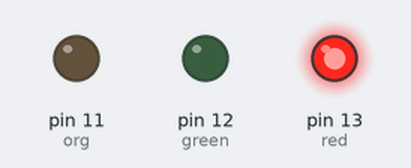
Bench run of a sketch on a simulated Arduino Uno, built with avr-gcc and run on an emulated ATmega328P. Shown: output pins drawn as LEDs (lit = HIGH).

Above: at 0.5 s.
At 2.2 s:
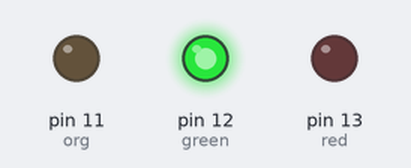
At 4.2 s:
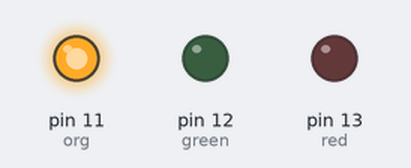
At 8.5 s:
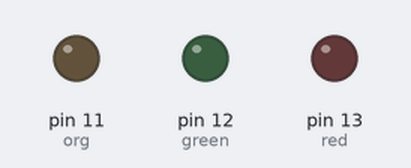
Timing chart, 0 to 9.1 s (numbered marks = the images above):
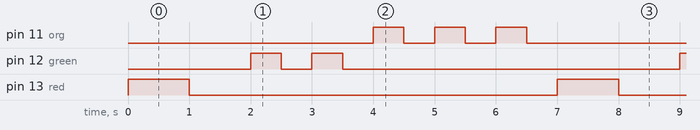

Measured:
- by itself, pin 11 (org): repeats every 7.0 s: 2 × (LOW 0.50 s, HIGH 0.50 s), LOW 4.5 s, HIGH 0.50 s
- by itself, pin 12 (green): repeats every 7.0 s: LOW 0.50 s, HIGH 0.50 s, LOW 5.5 s, HIGH 0.50 s
- by itself, pin 13 (red): alternates HIGH for 1.0 s and LOW for 6.0 s

The sketch:

blinking-multiple-led.ino
```cpp
/*
  This program blinks LED connection to the pin number 13, 12, and 11
*/
int red = 13;
int green =12;
int org = 11;
void setup()
{
  pinMode(red, OUTPUT);
  pinMode(green, OUTPUT);
  pinMode(org, OUTPUT);
}
void loop()
{
 // the first LED is made to blink one time
  digitalWrite(red, HIGH);
  delay(1000); // delay time in milliseconds
  digitalWrite(red, LOW);
  delay(1000);
  // the second LED will blink two times
  digitalWrite(green,  HIGH);
  delay(500); // the duration is 0.5 seconds
  digitalWrite(green, LOW);
  delay(500);
  digitalWrite(green, HIGH);
  delay(500);
  digitalWrite(green, LOW);
  delay(500);
   // the third LED will blink three times
  for( int i = 0; i < 3; i = i +1 )
  {
  digitalWrite(org, HIGH);
  delay(500);
  digitalWrite(org, LOW);
  delay(500);
    // Adjust the delay time accordingly
  }
}
```
